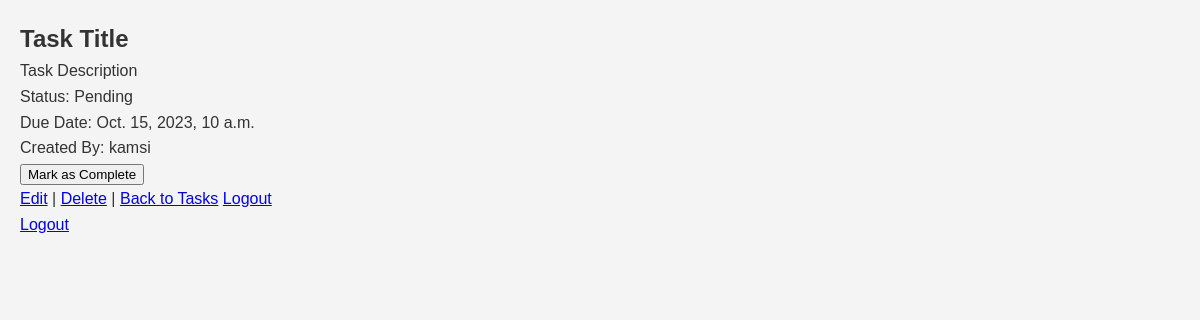
Page /task/6/ (signed in) on the earlier database version.
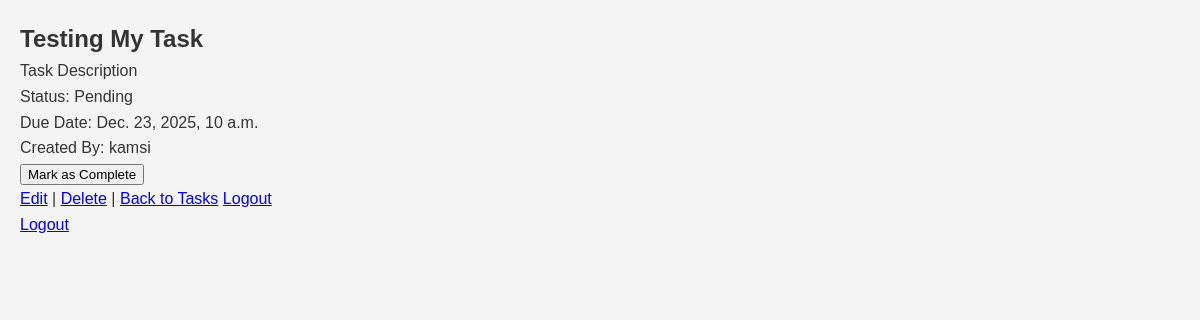
Same page on the later database version.
### tasks/models.py (models this page shows, shortened)
class Task(models.Model):
    PRIORITY_CHOICES = [
        ('Low', 'Low'),
        ('Medium', 'Medium'),
        ('High', 'High'),
    ]
    STATUS_CHOICES = [
        ('Pending', 'Pending'),
        ('Completed', 'Completed'),
    ]
    title = models.CharField(max_length=255)
    description = models.TextField()
    due_date = models.DateTimeField()
    priority = models.CharField(choices=PRIORITY_CHOICES, max_length=10)
    status = models.CharField(choices=STATUS_CHOICES, default='Pending', max_length=10)
    created_by = models.ForeignKey(User, related_name='tasks', on_delete=models.CASCADE)
    completed_at = models.DateTimeField(null=True, blank=True)
    created_at = models.DateTimeField(auto_now_add=True)
    updated_at = models.DateTimeField(auto_now=True)

class CustomUser(AbstractUser):
    email = models.EmailField(unique=True)
    username = models.CharField(max_length=150, unique=True)
    objects = CustomUserManager()

### tasks/views.py (the view)
# urls.py: path('task/<int:pk>/', views.TaskDetailView.as_view(), name='task_detail'),
class TaskDetailView(LoginRequiredMixin, DetailView):
    model = Task
    template_name = 'tasks/task_detail.html'
    def dispatch(self, request, *args, **kwargs):
        obj = self.get_object()  # Get the object first
        if obj.created_by != request.user:  # Check if the user owns the task
            return custom_permission_denied_view(request,"You do not have permission to view this task")
        return super().dispatch(request, *args, **kwargs)

### tasks/templates/tasks/task_detail.html (shortened to what this page needs)
{% load static %}
<!DOCTYPE html>
<html lang="en">
  <head>
    <link rel="stylesheet" href="{% static 'css/styles.css' %}" />
  </head>
  <body>
    <h2>{{ object.title }}</h2>
    <p>{{ object.description }}</p>
    <p>Status: {{ object.status }}</p>
    <p>Due Date: {{ object.due_date }}</p>
    <p>Created By: {{ object.created_by.username }}</p>
    <p>
      <button onclick="updateTaskStatus({{ object.pk }})">
        {% if object.status == 'Completed' %} Mark as Incomplete {% else %} Mark
        as Complete {% endif %}
      </button>
    </p>
    <p>
      <a href="{% url 'task_update' object.pk %}">Edit</a> |
      <a href="{% url 'task_delete' object.pk %}">Delete</a> |
      <a href="{% url 'task_list' %}">Back to Tasks</a>
      <a href="{% url 'logout' %}">Logout</a>
    </p>
    <p>
      <a href="{% url 'logout' %}">Logout</a>
    </p>
  </body>
</html>

Differences in the rows shown:
changed Task "Task Description": title "Task Title" → "Testing My Task"; due_date "Oct. 15, 2023, 10 a.m." → "Dec. 23, 2025, 10 a.m."
